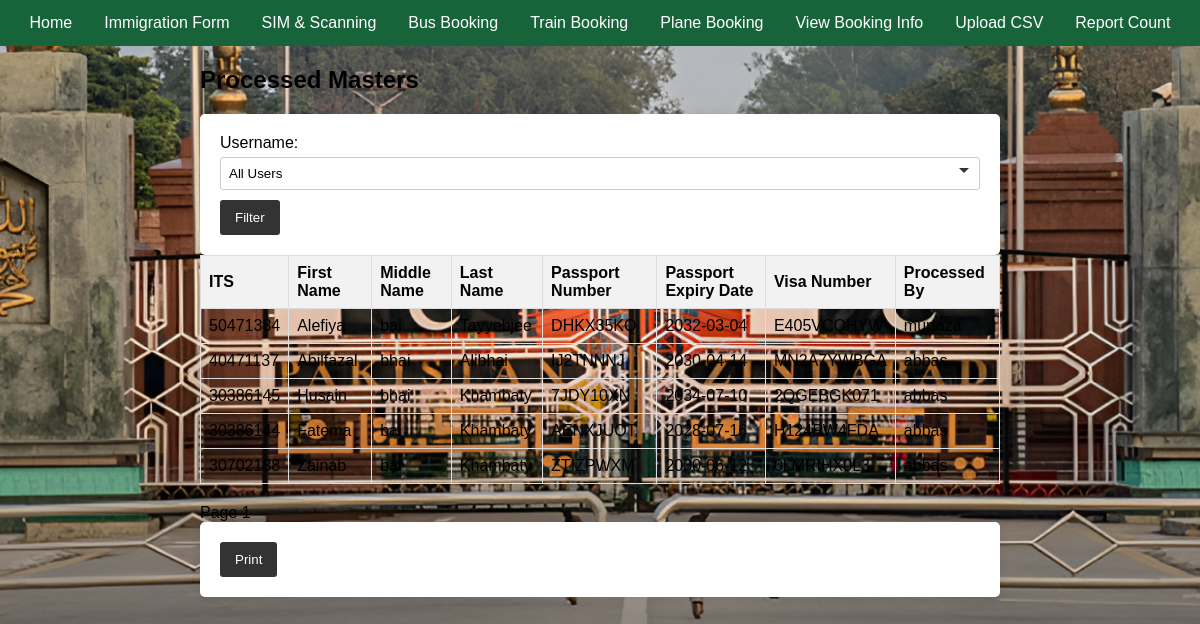
/processed-masters/, run on the app's committed database.
### database.py (models this page shows)
class ProcessedMaster(Base):
    __tablename__ = "processed_master"
    id = Column(Integer, primary_key=True, index=True)
    ITS = Column(Integer, ForeignKey('master.ITS'), unique=True, index=True)
    first_name = Column(String, index=True)
    middle_name = Column(String, index=True)
    last_name = Column(String, index=True)
    DOB = Column(Date)
    passport_No = Column(String, index=True)
    passport_Expiry = Column(Date, index=True)
    Visa_No = Column(String, index=True)
    Mode_of_Transport = Column(String, index=True)
    phone = Column(String, index=True)
    arrived = Column(Boolean, default=False)
    timestamp = Column(DateTime, default=func.now())
    processed_by = Column(String, ForeignKey('users.username'))

### main.py (the view)
@app.get("/processed-masters/", response_class=HTMLResponse)
async def get_processed_masters(
    request: Request,
    page: int = 1,
    user: str = None,  # Accept username from query parameter
    db: Session = Depends(get_db)
):
    users = db.query(User).all()
    total_count = db.query(func.count(ProcessedMaster.ITS)).scalar()
    query = db.query(ProcessedMaster)
    if user:
        query = query.filter(ProcessedMaster.processed_by == user)
    processed_masters = (
        query.offset((page - 1) * PAGE_SIZE)
        .limit(PAGE_SIZE)
        .all()
    )
    return templates.TemplateResponse(
        "processed_masters.html",
        {
            "request": request,
            "processed_masters": processed_masters,
            "page": page,
            "page_size": PAGE_SIZE,
            "total_count": total_count,
            "users": users,
            "selected_user": user,  # Pass the selected username to the template
        }
    )

### templates/processed_masters.html (shortened to what this page needs)
{% extends "base.html" %}
{% block content %}
<h2>Processed Masters</h2>
<form action="" method="get">
  <label for="user">Username:</label>
  <select name="user" id="user">
    <option value="">All Users</option>
  </select>
  <button type="submit">Filter</button>
</form>
<table>
  <tr>
    <th>ITS</th>
    <th>First Name</th>
    <th>Middle Name</th>
    <th>Last Name</th>
    <th>Passport Number</th>
    <th>Passport Expiry Date</th>
    <th>Visa Number</th>
    <th>Processed By</th>
  </tr>
  {% for master in processed_masters %}
    {% if not selected_user or master.processed_by == selected_user %}
    <tr>
      <td>{{ master.ITS }}</td>
      <td>{{ master.first_name }}</td>
      <td>{{ master.middle_name }}</td>
      <td>{{ master.last_name }}</td>
      <td>{{ master.passport_No }}</td>
      <td>{{ master.passport_Expiry }}</td>
      <td>{{ master.Visa_No }}</td>
      <td>{{ master.processed_by }}</td>
    </tr>
    {% endif %}
  {% endfor %}
</table>
{% if processed_masters %}
<div>
  Page {{ page }}
</div>
<div>
  <form action="/print" method="post">
    <button type="submit">Print</button>
  </form>
</div>
{% endif %}
{% endblock %}

### static/styles.css (style rules this page uses)
body { margin: 0; padding: 0; font-family: 'Poppins', sans-serif; background: url('Login Page bg.png') no-repeat center center fixed; background-size: cover; }
form { background-color: #fff; padding: 20px; border-radius: 5px; box-shadow: 0 0 10px rgba(0, 0, 0, 0.1); }
form label { display: block; margin-bottom: 5px; }
form input, form select { width: 100%; padding: 8px; margin-bottom: 10px; border: 1px solid #ccc; border-radius: 3px; }
form select { appearance: none; background-size: 10px; padding-right: 30px; }
form button { background-color: #333; color: #fff; padding: 10px 15px; border: none; border-radius: 3px; cursor: pointer; transition: background-color 0.3s; }
table { width: 100%; border-collapse: collapse; margin-bottom: 20px; }
table, th, td { border: 1px solid #ddd; }
th, td { padding: 8px; text-align: left; }
th { background-color: #f2f2f2; }

### data on the page
ProcessedMaster: ITS "50471384", first_name "Alefiya", middle_name "bai", last_name "Tayyebjee", passport_No "DHKX35KQ", passport_Expiry "2032-03-04", Visa_No "E405VCQHYW", processed_by "murtaza"
ProcessedMaster: ITS "40471137", first_name "Abilfazal", middle_name "bhai", last_name "Alibhai", passport_No "IJ2TNNNJ", passport_Expiry "2030-04-14", Visa_No "MN2A7YWBGA", processed_by "abbas"
ProcessedMaster: ITS "30386145", first_name "Husain", middle_name "bhai", last_name "Khambaty", passport_No "7JDY10XN", passport_Expiry "2034-07-10", Visa_No "2QGEBGK071", processed_by "abbas"
ProcessedMaster: ITS "30386144", first_name "Fatema", middle_name "bai", last_name "Khambaty", passport_No "AENXJUOT", passport_Expiry "2028-07-16", Visa_No "H124PW4FDA", processed_by "abbas"
ProcessedMaster: ITS "30702188", first_name "Zainab", middle_name "bai", last_name "Khambaty", passport_No "ZTIZPWXM", passport_Expiry "2030-06-12", Visa_No "0LMRIHX0L3", processed_by "abbas"

### other printed values
{{ page }} "1"
